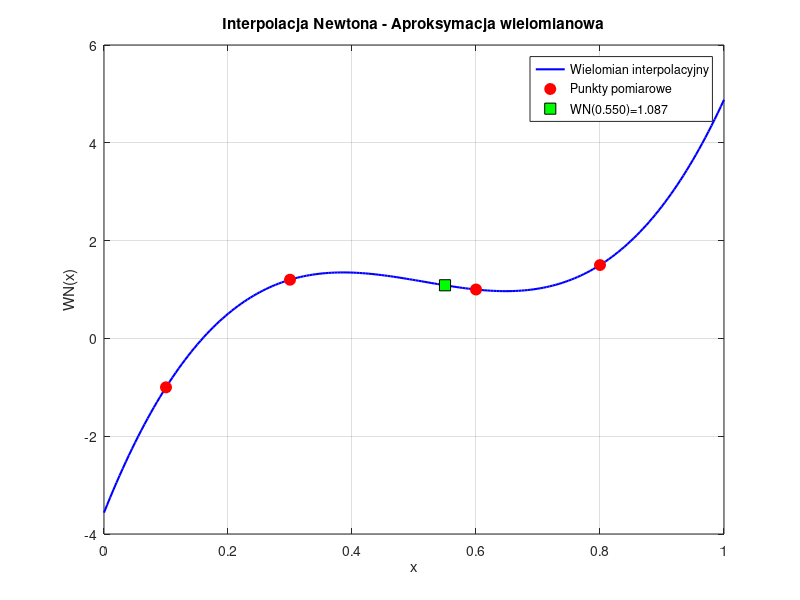

Reproduce this figure in MATLAB.
% Obliczanie wartości wielomianu interpolacyjnego Newtona

clc; 
clear; 
close all;

% Dane
x = [0.1 0.3 0.6 0.8];
y = [-1 1.2 1.0 1.5];
x_val = 0.55;

n = length(x);

F = zeros(n, n);     % stworzenie macierzy n x n
F(:,1) = y';         % uzupełnienie pierwszej kolumny macierzy wartosciami y

% Ilorazy n-1 rzędu
for j = 2:n
    for i = j:n
        F(i,j) = (F(i,j-1) - F(i-1,j-1)) / (x(i) - x(i-j+1));
    end
end

C = [x' F]

e = diag(F)';       % wyciągniecie współczynników z przekątnej

WN = e(1);
temp = 1;
for k = 2:n
    temp = temp * (x_val - x(k-1));
    WN = WN + e(k) * temp;
end

% przygotowanie danych do wykresu
xd = linspace(0, 1, 200);
yd = zeros(size(xd));

for j = 1:length(xd)
    temp2 = 1;
    yd(j) = e(1);
    for k = 2:n
        temp2 = temp2 * (xd(j) - x(k-1));
        yd(j) = yd(j) + e(k) * temp2;
    end
end

% wykres
figure;
plot(xd, yd, 'b-', 'LineWidth', 1.5); hold on;
plot(x, y, 'ro', 'MarkerFaceColor', 'r', 'MarkerSize', 8);
plot(x_val, WN, 'ks', 'MarkerFaceColor', 'g', 'MarkerSize', 8);

xlabel('x');
ylabel('WN(x)');
title('Interpolacja Newtona - Aproksymacja wielomianowa');
legend('Wielomian interpolacyjny', 'Punkty pomiarowe', sprintf('WN(%.3f)=%.3f', x_val, WN), 'Location', 'Best');
grid on;